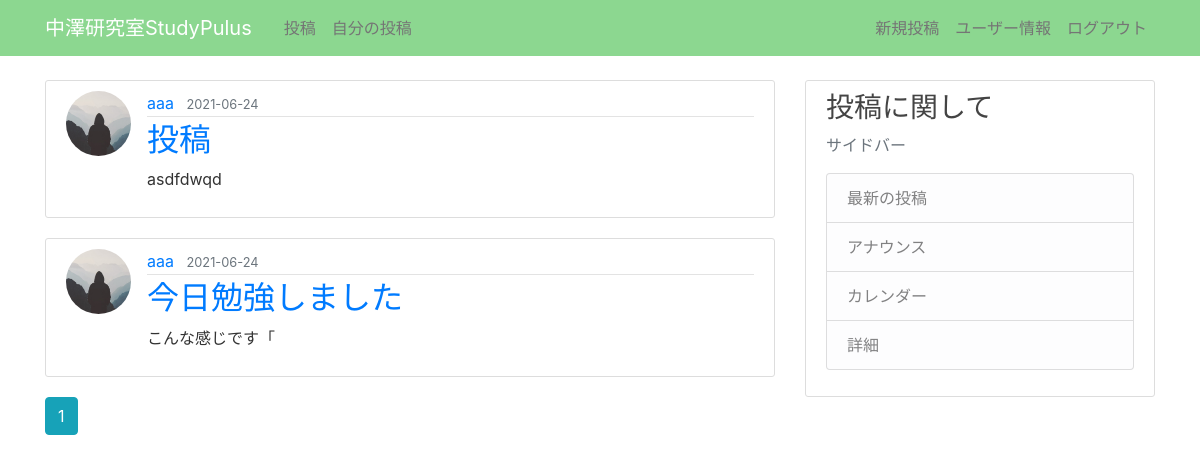
Screenshot of /home (signed in) with the database file from the repository.
### flaskblog/models.py (models this page shows, shortened)
class Post(db.Model):
    id = db.Column(db.Integer, primary_key=True)
    title = db.Column(db.String(100), nullable=False)
    date_posted = db.Column(db.DateTime, nullable=False, default=datetime.utcnow)
    content = db.Column(db.Text, nullable=False)
    user_id = db.Column(db.Integer, db.ForeignKey('user.id'), nullable=False)

class User(db.Model, UserMixin):
    id = db.Column(db.Integer, primary_key=True)
    username = db.Column(db.String(20), unique=True, nullable=False)
    email = db.Column(db.String(120), unique=True, nullable=False)
    image_file = db.Column(db.String(20), nullable=False, default='default.jpg')
    password = db.Column(db.String(60), nullable=False)
    posts = db.relationship('Post', backref='author', lazy=True)

### flaskblog/routes.py (the view)
@app.route("/")
@app.route("/home")
def home():
    page = request.args.get('page', 1, type=int)
    posts = Post.query.order_by(Post.date_posted.desc()).paginate(page=page, per_page=5)
    return render_template('home.html', posts=posts)

### flaskblog/models.py (called while the page is built)
@login_manager.user_loader
def load_user(user_id):
    return User.query.get(int(user_id))

### flaskblog/templates/home.html
{% extends "layout.html" %}
{% block content %}
    {% for post in posts.items %}
        <article class="media content-section">
          <img class="rounded-circle article-img" src="{{ url_for('static', filename='profile_pics/' + post.author.image_file) }}">
          <div class="media-body">
            <div class="article-metadata">
              <a class="mr-2" href="{{ url_for('user_posts', username=post.author.username) }}">{{ post.author.username }}</a>
              <small class="text-muted">{{ post.date_posted.strftime('%Y-%m-%d') }}</small>
            </div>
            <h2><a class="投稿タイトル" href="{{ url_for('post', post_id=post.id) }}">{{ post.title }}</a></h2>
            <p class="article-content">{{ post.content }}</p>
          </div>
        </article>
    {% endfor %}
    {% for page_num in posts.iter_pages(left_edge=1, right_edge=1, left_current=1, right_current=2) %}
      {% if page_num %}
        {% if posts.page == page_num %}
          <a class="btn btn-info mb-4" href="{{ url_for('home', page=page_num) }}">{{ page_num }}</a>
        {% else %}
          <a class="btn btn-outline-info mb-4" href="{{ url_for('home', page=page_num) }}">{{ page_num }}</a>
        {% endif %}
      {% else %}
        ...
      {% endif %}
    {% endfor %}
{% endblock content %}

### flaskblog/static/main.css (style rules this page uses)
body { background: #FFFFFF; color: #333333; margin-top: 5rem; }
h1, h2, h3, h4, h5, h6 { color: #444444; }
.content-section { background: #ffffff; padding: 10px 20px; border: 1px solid #dddddd; border-radius: 3px; margin-bottom: 20px; }
.article-content { white-space: pre-line; }
.article-img { height: 65px; width: 65px; margin-right: 16px; }
.article-metadata { padding-bottom: 1px; margin-bottom: 4px; border-bottom: 1px solid #e3e3e3 }

### rows the page displays
Post: image_file (placeholder picture), author.username "aaa", date_posted "2021-06-24", title "投稿", content "asdfdwqd"
Post: image_file (placeholder picture), author.username "aaa", date_posted "2021-06-24", title "今日勉強しました", content "こんな感じです「"

### other values shown
{{ page_num }} "1"
